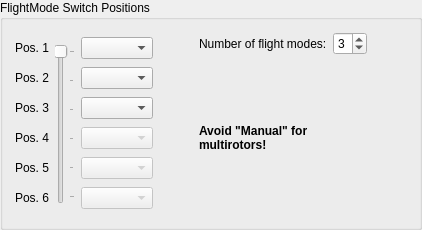
            <widget class="QGroupBox" name="groupBox_2">
             <property name="minimumSize">
              <size>
               <width>0</width>
               <height>230</height>
              </size>
             </property>
             <property name="maximumSize">
              <size>
               <width>16777215</width>
               <height>230</height>
              </size>
             </property>
             <property name="title">
              <string>FlightMode Switch Positions</string>
             </property>
             <layout class="QGridLayout" name="gridLayout_4" rowstretch="0,0,0" columnstretch="0,0,1,0,1,0">
              <property name="leftMargin">
               <number>12</number>
              </property>
              <property name="topMargin">
               <number>12</number>
              </property>
              <property name="rightMargin">
               <number>12</number>
              </property>
              <property name="bottomMargin">
               <number>12</number>
              </property>
              <item row="0" column="0" rowspan="3">
               <layout class="QVBoxLayout" name="verticalLayout_9" stretch="0,0,0,0,0,0">
                <item>
                 <widget class="QLabel" name="label_pos1">
                  <property name="sizePolicy">
                   <sizepolicy hsizetype="Preferred" vsizetype="Maximum">
                    <horstretch>0</horstretch>
                    <verstretch>0</verstretch>
                   </sizepolicy>
                  </property>
                  <property name="minimumSize">
                   <size>
                    <width>0</width>
                    <height>16</height>
                   </size>
                  </property>
                  <property name="maximumSize">
                   <size>
                    <width>16777215</width>
                    <height>16</height>
                   </size>
                  </property>
                  <property name="text">
                   <string>Pos. 1</string>
                  </property>
                 </widget>
                </item>
                <item>
                 <widget class="QLabel" name="label_pos2">
                  <property name="sizePolicy">
                   <sizepolicy hsizetype="Preferred" vsizetype="Maximum">
                    <horstretch>0</horstretch>
                    <verstretch>0</verstretch>
                   </sizepolicy>
                  </property>
                  <property name="minimumSize">
                   <size>
                    <width>16</width>
                    <height>16</height>
                   </size>
                  </property>
                  <property name="maximumSize">
                   <size>
                    <width>16777215</width>
                    <height>16</height>
                   </size>
                  </property>
                  <property name="text">
                   <string>Pos. 2</string>
                  </property>
                 </widget>
                </item>
                <item>
                 <widget class="QLabel" name="label_pos3">
                  <property name="sizePolicy">
                   <sizepolicy hsizetype="Preferred" vsizetype="Maximum">
                    <horstretch>0</horstretch>
                    <verstretch>0</verstretch>
                   </sizepolicy>
                  </property>
                  <property name="minimumSize">
                   <size>
                    <width>0</width>
                    <height>16</height>
                   </size>
                  </property>
                  <property name="maximumSize">
                   <size>
                    <width>16777215</width>
                    <height>16</height>
                   </size>
                  </property>
                  <property name="text">
                   <string>Pos. 3</string>
                  </property>
                 </widget>
                </item>
                <item>
                 <widget class="QLabel" name="label_pos4">
                  <property name="sizePolicy">
                   <sizepolicy hsizetype="Preferred" vsizetype="Maximum">
                    <horstretch>0</horstretch>
                    <verstretch>0</verstretch>
                   </sizepolicy>
                  </property>
                  <property name="minimumSize">
                   <size>
                    <width>0</width>
                    <height>16</height>
                   </size>
                  </property>
                  <property name="maximumSize">
                   <size>
                    <width>16777215</width>
                    <height>16</height>
                   </size>
                  </property>
                  <property name="text">
                   <string>Pos. 4</string>
                  </property>
                 </widget>
                </item>
                <item>
                 <widget class="QLabel" name="label_pos5">
                  <property name="sizePolicy">
                   <sizepolicy hsizetype="Preferred" vsizetype="Maximum">
                    <horstretch>0</horstretch>
                    <verstretch>0</verstretch>
                   </sizepolicy>
                  </property>
                  <property name="minimumSize">
                   <size>
                    <width>0</width>
                    <height>16</height>
                   </size>
                  </property>
                  <property name="maximumSize">
                   <size>
                    <width>16777215</width>
                    <height>16</height>
                   </size>
                  </property>
                  <property name="text">
                   <string>Pos. 5</string>
                  </property>
                 </widget>
                </item>
                <item>
                 <widget class="QLabel" name="label_pos6">
                  <property name="sizePolicy">
                   <sizepolicy hsizetype="Preferred" vsizetype="Maximum">
                    <horstretch>0</horstretch>
                    <verstretch>0</verstretch>
                   </sizepolicy>
                  </property>
                  <property name="minimumSize">
                   <size>
                    <width>0</width>
                    <height>16</height>
                   </size>
                  </property>
                  <property name="maximumSize">
                   <size>
                    <width>16777215</width>
                    <height>16</height>
                   </size>
                  </property>
                  <property name="text">
                   <string>Pos. 6</string>
                  </property>
                 </widget>
                </item>
               </layout>
              </item>
              <item row="1" column="1">
               <widget class="QSlider" name="fmsSlider">
                <property name="enabled">
                 <bool>false</bool>
                </property>
                <property name="maximumSize">
                 <size>
                  <width>16777215</width>
                  <height>160</height>
                 </size>
                </property>
                <property name="focusPolicy">
                 <enum>Qt::StrongFocus</enum>
                </property>
                <property name="toolTip">
                 <string>This slider moves when you move the flight mode switch
on your remote. It shows currently active flight mode.

Setup the flight mode channel on the RC Input tab if you have not done so already.</string>
                </property>
                <property name="minimum">
                 <number>0</number>
                </property>
                <property name="maximum">
                 <number>5</number>
                </property>
                <property name="pageStep">
                 <number>10</number>
                </property>
                <property name="value">
                 <number>0</number>
                </property>
                <property name="sliderPosition">
                 <number>0</number>
                </property>
                <property name="orientation">
                 <enum>Qt::Vertical</enum>
                </property>
                <property name="invertedAppearance">
                 <bool>true</bool>
                </property>
                <property name="tickPosition">
                 <enum>QSlider::TicksBelow</enum>
                </property>
                <property name="tickInterval">
                 <number>1</number>
                </property>
               </widget>
              </item>
              <item row="0" column="2" rowspan="3">
               <layout class="QVBoxLayout" name="verticalLayout_10">
                <property name="spacing">
                 <number>3</number>
                </property>
                <item>
                 <widget class="QComboBox" name="fmsModePos1">
                  <property name="focusPolicy">
                   <enum>Qt::StrongFocus</enum>
                  </property>
                  <property name="toolTip">
                   <string>Select the stabilization mode on this position (manual/stabilized/auto)</string>
                  </property>
                  <property name="objrelation" stdset="0">
                   <stringlist notr="true">
                    <string>objname:ManualControlSettings</string>
                    <string>fieldname:FlightModePosition</string>
                    <string>element:0</string>
                   </stringlist>
                  </property>
                 </widget>
                </item>
                <item>
                 <widget class="QComboBox" name="fmsModePos2">
                  <property name="focusPolicy">
                   <enum>Qt::StrongFocus</enum>
                  </property>
                  <property name="objrelation" stdset="0">
                   <stringlist notr="true">
                    <string>objname:ManualControlSettings</string>
                    <string>fieldname:FlightModePosition</string>
                    <string>element:1</string>
                   </stringlist>
                  </property>
                 </widget>
                </item>
                <item>
                 <widget class="QComboBox" name="fmsModePos3">
                  <property name="focusPolicy">
                   <enum>Qt::StrongFocus</enum>
                  </property>
                  <property name="objrelation" stdset="0">
                   <stringlist notr="true">
                    <string>objname:ManualControlSettings</string>
                    <string>fieldname:FlightModePosition</string>
                    <string>element:2</string>
                   </stringlist>
                  </property>
                 </widget>
                </item>
                <item>
                 <widget class="QComboBox" name="fmsModePos4">
                  <property name="enabled">
                   <bool>false</bool>
                  </property>
                  <property name="focusPolicy">
                   <enum>Qt::StrongFocus</enum>
                  </property>
                  <property name="toolTip">
                   <string>Select the stabilization mode on this position (manual/stabilized/auto)</string>
                  </property>
                  <property name="objrelation" stdset="0">
                   <stringlist notr="true">
                    <string>objname:ManualControlSettings</string>
                    <string>fieldname:FlightModePosition</string>
                    <string>element:3</string>
                   </stringlist>
                  </property>
                 </widget>
                </item>
                <item>
                 <widget class="QComboBox" name="fmsModePos5">
                  <property name="enabled">
                   <bool>false</bool>
                  </property>
                  <property name="focusPolicy">
                   <enum>Qt::StrongFocus</enum>
                  </property>
                  <property name="objrelation" stdset="0">
                   <stringlist notr="true">
                    <string>objname:ManualControlSettings</string>
                    <string>fieldname:FlightModePosition</string>
                    <string>element:4</string>
                   </stringlist>
                  </property>
                 </widget>
                </item>
                <item>
                 <widget class="QComboBox" name="fmsModePos6">
                  <property name="enabled">
                   <bool>false</bool>
                  </property>
                  <property name="focusPolicy">
                   <enum>Qt::StrongFocus</enum>
                  </property>
                  <property name="objrelation" stdset="0">
                   <stringlist notr="true">
                    <string>objname:ManualControlSettings</string>
                    <string>fieldname:FlightModePosition</string>
                    <string>element:5</string>
                   </stringlist>
                  </property>
                 </widget>
                </item>
               </layout>
              </item>
              <item row="1" column="3">
               <spacer name="horizontalSpacer_4">
                <property name="orientation">
                 <enum>Qt::Horizontal</enum>
                </property>
                <property name="sizeHint" stdset="0">
                 <size>
                  <width>40</width>
                  <height>20</height>
                 </size>
                </property>
               </spacer>
              </item>
              <item row="0" column="4" rowspan="3">
               <layout class="QGridLayout" name="gridLayout_5">
                <item row="0" column="0">
                 <layout class="QHBoxLayout" name="horizontalLayout_6">
                  <item>
                   <widget class="QLabel" name="label">
                    <property name="text">
                     <string>Number of flight modes:</string>
                    </property>
                   </widget>
                  </item>
                  <item>
                   <widget class="QSpinBox" name="fmsPosNum">
                    <property name="toolTip">
                     <string>Number of positions your FlightMode switch has.

Default is 3.

It will be 2 or 3 for most of setups, but it also can be up to 6.
In that case you have to configure your radio mixers so the whole range
from min to max is split into N equal intervals, and you may set arbitrary
channel value for each flight mode.</string>
                    </property>
                    <property name="minimum">
                     <number>1</number>
                    </property>
                    <property name="maximum">
                     <number>6</number>
                    </property>
                    <property name="value">
                     <number>3</number>
                    </property>
                    <property name="objrelation" stdset="0">
                     <stringlist notr="true">
                      <string>objname:ManualControlSettings</string>
                      <string>fieldname:FlightModeNumber</string>
                     </stringlist>
                    </property>
                   </widget>
                  </item>
                 </layout>
                </item>
                <item row="1" column="0">
                 <widget class="QLabel" name="label_15">
                  <property name="font">
                   <font>
                    <weight>75</weight>
                    <bold>true</bold>
                   </font>
                  </property>
                  <property name="text">
                   <string>Avoid "Manual" for multirotors!</string>
                  </property>
                  <property name="wordWrap">
                   <bool>true</bool>
                  </property>
                 </widget>
                </item>
               </layout>
              </item>
              <item row="2" column="1">
               <spacer name="verticalSpacer_4">
                <property name="orientation">
                 <enum>Qt::Vertical</enum>
                </property>
                <property name="sizeType">
                 <enum>QSizePolicy::Fixed</enum>
                </property>
                <property name="sizeHint" stdset="0">
                 <size>
                  <width>20</width>
                  <height>0</height>
                 </size>
                </property>
               </spacer>
              </item>
              <item row="0" column="1">
               <spacer name="verticalSpacer_6">
                <property name="orientation">
                 <enum>Qt::Vertical</enum>
                </property>
                <property name="sizeType">
                 <enum>QSizePolicy::Fixed</enum>
                </property>
                <property name="sizeHint" stdset="0">
                 <size>
                  <width>20</width>
                  <height>0</height>
                 </size>
                </property>
               </spacer>
              </item>
              <item row="1" column="5">
               <spacer name="horizontalSpacer_6">
                <property name="orientation">
                 <enum>Qt::Horizontal</enum>
                </property>
                <property name="sizeHint" stdset="0">
                 <size>
                  <width>40</width>
                  <height>20</height>
                 </size>
                </property>
               </spacer>
              </item>
             </layout>
            </widget>
